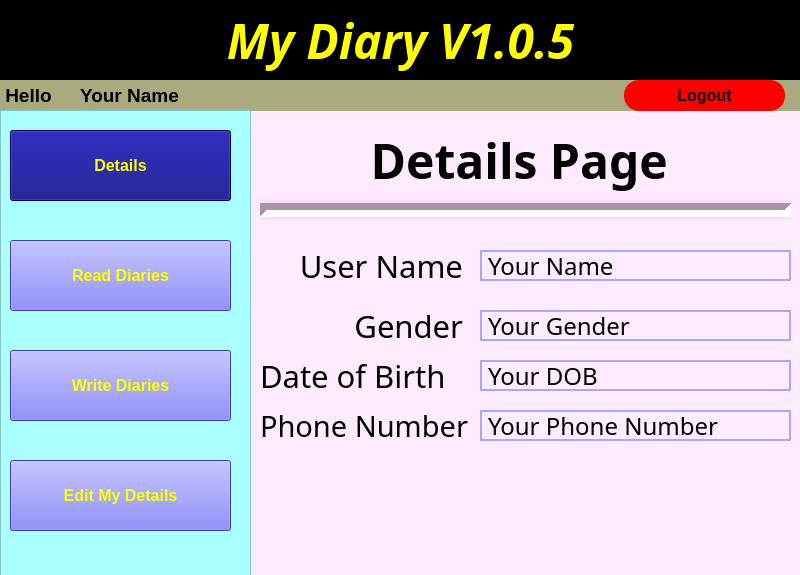
<?xml version="1.0" encoding="UTF-8"?>
<ui version="4.0">
 <class>MainWindow</class>
 <widget class="QMainWindow" name="MainWindow">
  <property name="geometry">
   <rect>
    <x>0</x>
    <y>0</y>
    <width>800</width>
    <height>575</height>
   </rect>
  </property>
  <property name="windowTitle">
   <string>MainWindow</string>
  </property>
  <property name="styleSheet">
   <string notr="true">background-color: rgb(255, 235, 255);</string>
  </property>
  <widget class="QWidget" name="centralwidget">
   <widget class="QLabel" name="label">
    <property name="geometry">
     <rect>
      <x>0</x>
      <y>0</y>
      <width>801</width>
      <height>81</height>
     </rect>
    </property>
    <property name="font">
     <font>
      <family>Segoe UI Semibold</family>
      <pointsize>36</pointsize>
      <weight>75</weight>
      <italic>true</italic>
      <bold>true</bold>
     </font>
    </property>
    <property name="styleSheet">
     <string notr="true">color: rgb(255, 255, 0);
background-color: rgb(0, 0, 0);</string>
    </property>
    <property name="text">
     <string>My Diary V1.0.5</string>
    </property>
    <property name="alignment">
     <set>Qt::AlignCenter</set>
    </property>
   </widget>
   <widget class="QLabel" name="label_2">
    <property name="geometry">
     <rect>
      <x>0</x>
      <y>80</y>
      <width>801</width>
      <height>31</height>
     </rect>
    </property>
    <property name="font">
     <font>
      <pointsize>14</pointsize>
      <weight>75</weight>
      <bold>true</bold>
     </font>
    </property>
    <property name="styleSheet">
     <string notr="true">background-color: rgb(170, 170, 127);</string>
    </property>
    <property name="text">
     <string> Hello</string>
    </property>
   </widget>
   <widget class="QLabel" name="label_3">
    <property name="geometry">
     <rect>
      <x>80</x>
      <y>80</y>
      <width>331</width>
      <height>31</height>
     </rect>
    </property>
    <property name="font">
     <font>
      <pointsize>14</pointsize>
      <weight>75</weight>
      <bold>true</bold>
     </font>
    </property>
    <property name="styleSheet">
     <string notr="true">background-color: rgba(255, 255, 255,0);</string>
    </property>
    <property name="text">
     <string>Your Name</string>
    </property>
   </widget>
   <widget class="QPushButton" name="pushButton">
    <property name="geometry">
     <rect>
      <x>624</x>
      <y>80</y>
      <width>161</width>
      <height>31</height>
     </rect>
    </property>
    <property name="font">
     <font>
      <pointsize>12</pointsize>
      <weight>75</weight>
      <bold>true</bold>
     </font>
    </property>
    <property name="styleSheet">
     <string notr="true">background-color: rgb(255, 0, 0);
border-radius: 15px;</string>
    </property>
    <property name="text">
     <string>Logout</string>
    </property>
   </widget>
   <widget class="QFrame" name="frame">
    <property name="geometry">
     <rect>
      <x>0</x>
      <y>110</y>
      <width>251</width>
      <height>491</height>
     </rect>
    </property>
    <property name="styleSheet">
     <string notr="true">background-color: rgb(170, 255, 255);</string>
    </property>
    <property name="frameShape">
     <enum>QFrame::StyledPanel</enum>
    </property>
    <property name="frameShadow">
     <enum>QFrame::Raised</enum>
    </property>
    <widget class="QPushButton" name="pushButton_2">
     <property name="geometry">
      <rect>
       <x>10</x>
       <y>20</y>
       <width>221</width>
       <height>71</height>
      </rect>
     </property>
     <property name="font">
      <font>
       <pointsize>12</pointsize>
       <weight>75</weight>
       <bold>true</bold>
      </font>
     </property>
     <property name="styleSheet">
      <string notr="true">background-color: rgb(0, 0, 127);
color: rgb(255, 255, 0);</string>
     </property>
     <property name="text">
      <string>Details</string>
     </property>
    </widget>
    <widget class="QPushButton" name="pushButton_3">
     <property name="geometry">
      <rect>
       <x>10</x>
       <y>130</y>
       <width>221</width>
       <height>71</height>
      </rect>
     </property>
     <property name="font">
      <font>
       <pointsize>12</pointsize>
       <weight>75</weight>
       <bold>true</bold>
      </font>
     </property>
     <property name="styleSheet">
      <string notr="true">background-color: rgb(85, 85, 255);
color: rgb(255, 255, 0);</string>
     </property>
     <property name="text">
      <string>Read Diaries</string>
     </property>
    </widget>
    <widget class="QPushButton" name="pushButton_4">
     <property name="geometry">
      <rect>
       <x>10</x>
       <y>240</y>
       <width>221</width>
       <height>71</height>
      </rect>
     </property>
     <property name="font">
      <font>
       <pointsize>12</pointsize>
       <weight>75</weight>
       <bold>true</bold>
      </font>
     </property>
     <property name="styleSheet">
      <string notr="true">background-color: rgb(85, 85, 255);
color: rgb(255, 255, 0);</string>
     </property>
     <property name="text">
      <string>Write Diaries</string>
     </property>
    </widget>
    <widget class="QPushButton" name="pushButton_5">
     <property name="geometry">
      <rect>
       <x>10</x>
       <y>350</y>
       <width>221</width>
       <height>71</height>
      </rect>
     </property>
     <property name="font">
      <font>
       <pointsize>12</pointsize>
       <weight>75</weight>
       <bold>true</bold>
      </font>
     </property>
     <property name="styleSheet">
      <string notr="true">background-color: rgb(85, 85, 255);
color: rgb(255, 255, 0);</string>
     </property>
     <property name="text">
      <string>Edit My Details</string>
     </property>
    </widget>
   </widget>
   <widget class="QLabel" name="label_6">
    <property name="geometry">
     <rect>
      <x>260</x>
      <y>360</y>
      <width>211</width>
      <height>31</height>
     </rect>
    </property>
    <property name="font">
     <font>
      <family>MV Boli</family>
      <pointsize>23</pointsize>
     </font>
    </property>
    <property name="styleSheet">
     <string notr="true">background-color: rgba(255, 255, 255,0);</string>
    </property>
    <property name="text">
     <string>Date of Birth </string>
    </property>
   </widget>
   <widget class="QLabel" name="label_4">
    <property name="geometry">
     <rect>
      <x>260</x>
      <y>250</y>
      <width>211</width>
      <height>31</height>
     </rect>
    </property>
    <property name="font">
     <font>
      <family>MV Boli</family>
      <pointsize>23</pointsize>
     </font>
    </property>
    <property name="styleSheet">
     <string notr="true">background-color: rgba(255, 255, 255,0);</string>
    </property>
    <property name="text">
     <string>User Name </string>
    </property>
    <property name="alignment">
     <set>Qt::AlignRight|Qt::AlignTrailing|Qt::AlignVCenter</set>
    </property>
   </widget>
   <widget class="QLabel" name="label_5">
    <property name="geometry">
     <rect>
      <x>260</x>
      <y>310</y>
      <width>211</width>
      <height>31</height>
     </rect>
    </property>
    <property name="font">
     <font>
      <family>MV Boli</family>
      <pointsize>23</pointsize>
     </font>
    </property>
    <property name="styleSheet">
     <string notr="true">background-color: rgba(255, 255, 255,0);</string>
    </property>
    <property name="text">
     <string>Gender </string>
    </property>
    <property name="alignment">
     <set>Qt::AlignRight|Qt::AlignTrailing|Qt::AlignVCenter</set>
    </property>
   </widget>
   <widget class="QLabel" name="label_7">
    <property name="geometry">
     <rect>
      <x>260</x>
      <y>410</y>
      <width>211</width>
      <height>31</height>
     </rect>
    </property>
    <property name="font">
     <font>
      <family>MV Boli</family>
      <pointsize>22</pointsize>
     </font>
    </property>
    <property name="styleSheet">
     <string notr="true">background-color: rgba(255, 255, 255,0);</string>
    </property>
    <property name="text">
     <string>Phone Number </string>
    </property>
   </widget>
   <widget class="QLabel" name="label_8">
    <property name="geometry">
     <rect>
      <x>480</x>
      <y>410</y>
      <width>311</width>
      <height>31</height>
     </rect>
    </property>
    <property name="font">
     <font>
      <family>MV Boli</family>
      <pointsize>18</pointsize>
     </font>
    </property>
    <property name="styleSheet">
     <string notr="true">border: 2px solid;
border-color: rgb(169, 166, 255);</string>
    </property>
    <property name="text">
     <string>Your Phone Number </string>
    </property>
    <property name="wordWrap">
     <bool>true</bool>
    </property>
   </widget>
   <widget class="QLabel" name="label_9">
    <property name="geometry">
     <rect>
      <x>480</x>
      <y>250</y>
      <width>311</width>
      <height>31</height>
     </rect>
    </property>
    <property name="font">
     <font>
      <family>MV Boli</family>
      <pointsize>18</pointsize>
     </font>
    </property>
    <property name="styleSheet">
     <string notr="true">border: 2px solid;
border-color: rgb(169, 166, 255);</string>
    </property>
    <property name="text">
     <string>Your Name</string>
    </property>
    <property name="alignment">
     <set>Qt::AlignLeading|Qt::AlignLeft|Qt::AlignVCenter</set>
    </property>
    <property name="wordWrap">
     <bool>true</bool>
    </property>
   </widget>
   <widget class="QLabel" name="label_10">
    <property name="geometry">
     <rect>
      <x>480</x>
      <y>360</y>
      <width>311</width>
      <height>31</height>
     </rect>
    </property>
    <property name="font">
     <font>
      <family>MV Boli</family>
      <pointsize>18</pointsize>
     </font>
    </property>
    <property name="styleSheet">
     <string notr="true">border: 2px solid;
border-color: rgb(169, 166, 255);</string>
    </property>
    <property name="text">
     <string>Your DOB</string>
    </property>
    <property name="wordWrap">
     <bool>true</bool>
    </property>
   </widget>
   <widget class="QLabel" name="label_11">
    <property name="geometry">
     <rect>
      <x>480</x>
      <y>310</y>
      <width>311</width>
      <height>31</height>
     </rect>
    </property>
    <property name="font">
     <font>
      <family>MV Boli</family>
      <pointsize>18</pointsize>
     </font>
    </property>
    <property name="styleSheet">
     <string notr="true">border: 2px solid;
border-color: rgb(169, 166, 255);</string>
    </property>
    <property name="text">
     <string>Your Gender</string>
    </property>
    <property name="alignment">
     <set>Qt::AlignLeading|Qt::AlignLeft|Qt::AlignVCenter</set>
    </property>
    <property name="wordWrap">
     <bool>true</bool>
    </property>
   </widget>
   <widget class="Line" name="line">
    <property name="geometry">
     <rect>
      <x>260</x>
      <y>200</y>
      <width>531</width>
      <height>20</height>
     </rect>
    </property>
    <property name="font">
     <font>
      <pointsize>14</pointsize>
      <weight>75</weight>
      <bold>true</bold>
     </font>
    </property>
    <property name="styleSheet">
     <string notr="true">background-color: rgb(253, 220, 255);</string>
    </property>
    <property name="lineWidth">
     <number>7</number>
    </property>
    <property name="orientation">
     <enum>Qt::Horizontal</enum>
    </property>
   </widget>
   <widget class="QLabel" name="label_12">
    <property name="geometry">
     <rect>
      <x>260</x>
      <y>120</y>
      <width>531</width>
      <height>80</height>
     </rect>
    </property>
    <property name="sizePolicy">
     <sizepolicy hsizetype="Preferred" vsizetype="Preferred">
      <horstretch>0</horstretch>
      <verstretch>2</verstretch>
     </sizepolicy>
    </property>
    <property name="sizeIncrement">
     <size>
      <width>0</width>
      <height>0</height>
     </size>
    </property>
    <property name="font">
     <font>
      <family>Segoe Script</family>
      <pointsize>36</pointsize>
      <weight>75</weight>
      <bold>true</bold>
     </font>
    </property>
    <property name="styleSheet">
     <string notr="true">background-color: rgba(255, 255, 255,0);</string>
    </property>
    <property name="text">
     <string>Details Page </string>
    </property>
    <property name="alignment">
     <set>Qt::AlignCenter</set>
    </property>
   </widget>
  </widget>
 </widget>
 <resources/>
 <connections/>
</ui>
